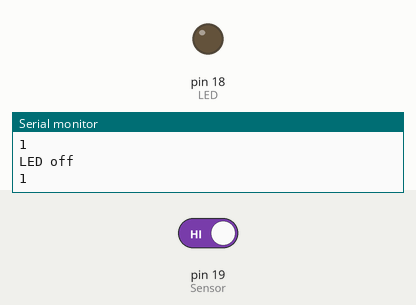
The sketch below on a simulated Arduino Uno, built with avr-gcc and run on an emulated ATmega328P. Shown: output pins drawn as LEDs (lit = HIGH), the last lines printed to the serial monitor. The test bench sets the inputs (shaded band); at power-on: pin 19 (Sensor) HIGH.

Above: at 1.2 s.
1.3 s: pin 19 (Sensor) driven LOW
At 2.1 s:
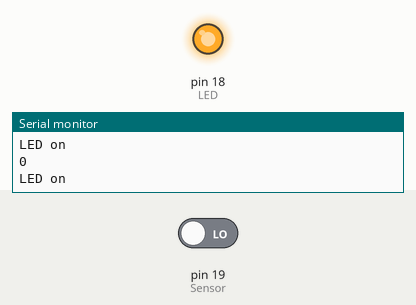
2.8 s: pin 19 (Sensor) driven HIGH
At 3.2 s:
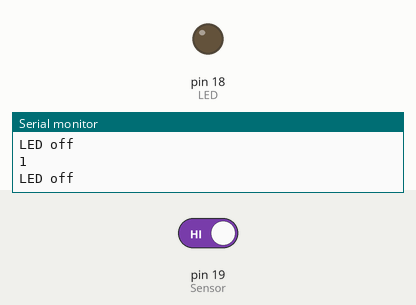
Timing chart, 0 to 5.8 s (numbered marks = the images above; inputs shaded):
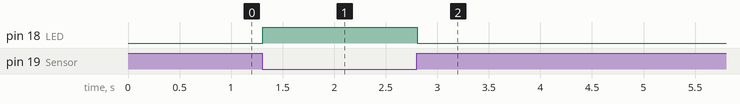

The sketch:

CA_ReedSwitch_Lamp_Test_Code.ino
```cpp
#define Sensor 19
#define LED 18

void setup() {
  Serial.begin(9600);
  pinMode(Sensor, INPUT);
  pinMode(LED, OUTPUT);
}

void loop() {
  bool value = digitalRead(Sensor);
  Serial.println(value);

  if (value == 0) // means that the reed switch is open, OV supply
  {
    digitalWrite(LED, HIGH);
    Serial.println("LED on");
  } else
  {
    digitalWrite(LED, LOW);
    Serial.println("LED off");
  }
}
```

Measured:
- after the input at 1.3 s, pin 18 (LED): LOW → HIGH at once
- after the input at 2.8 s, pin 18 (LED): HIGH → LOW at once
